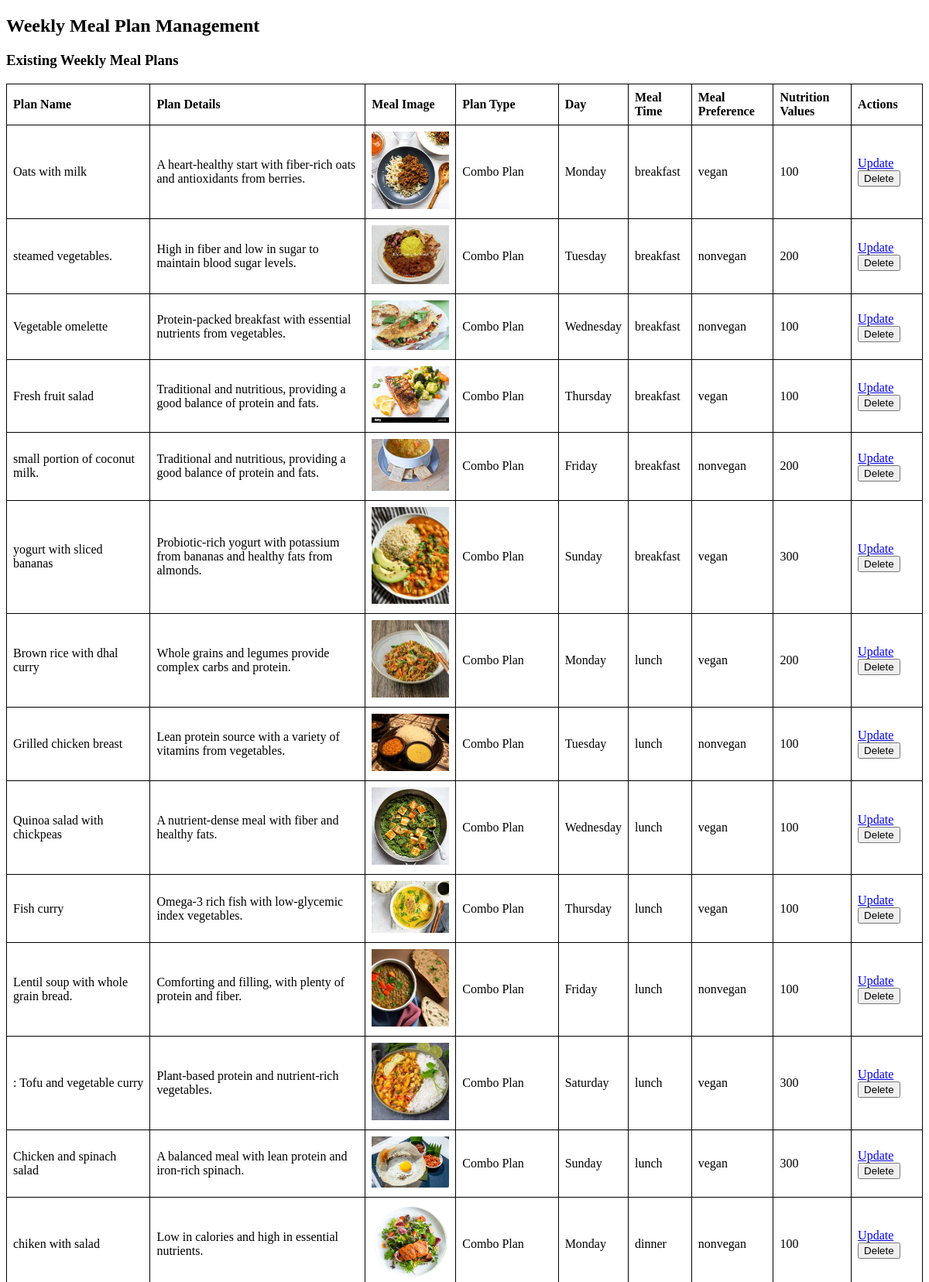
The app's page /adminCounviewmealweeklyplan1.php (upper part) with its own data.
### tables this page shows
CREATE TABLE `weekly_meal_plan` (
  `w_plan_id` int(11) NOT NULL,
  `plan_name` varchar(100) DEFAULT NULL,
  `plan_details` text DEFAULT NULL,
  `meal_image` varchar(100) DEFAULT NULL,
  `plan_type` varchar(100) DEFAULT NULL,
  `day` enum('Monday','Tuesday','Wednesday','Thursday','Friday','Saturday','Sunday') DEFAULT NULL,
  `meal_time` enum('breakfast','lunch','dinner') DEFAULT NULL,
  `meal_preference` enum('vegan','nonvegan') DEFAULT NULL,
  `nutrition_values` longtext DEFAULT NULL CHECK (json_valid(`nutrition_values`))
);

### adminCounviewmealweeklyplan1.php (the view, shortened to what this page needs)
<?php
include "connect.php";
$result = $conn->query("SELECT * FROM weekly_meal_plan");
?>
<!DOCTYPE html>
<html lang="en">
<head>
</head>
<body>
<h2>Weekly Meal Plan Management</h2>
<h3>Existing Weekly Meal Plans</h3>
<table>
    <tr>
        <th>Plan Name</th>
        <th>Plan Details</th>
        <th>Meal Image</th>
        <th>Plan Type</th>
        <th>Day</th>
        <th>Meal Time</th>
        <th>Meal Preference</th>
        <th>Nutrition Values</th>
        <th>Actions</th>
    </tr>
    <?php while ($row = $result->fetch_assoc()): ?>
    <tr>
        <td><?php echo htmlspecialchars($row['plan_name']); ?></td>
        <td><?php echo htmlspecialchars($row['plan_details']); ?></td>
        <td><img src="<?php echo htmlspecialchars($row['meal_image']); ?>" width="100" /></td>
        <td><?php echo htmlspecialchars($row['plan_type']); ?></td>
        <td><?php echo htmlspecialchars($row['day']); ?></td>
        <td><?php echo htmlspecialchars($row['meal_time']); ?></td>
        <td><?php echo htmlspecialchars($row['meal_preference']); ?></td>
        <td><?php echo htmlspecialchars($row['nutrition_values']); ?></td>
        <td>
            <a href="?update_id=<?php echo $row['w_plan_id']; ?>">Update</a>
            <form action="" method="post" style="display:inline;">
                <input type="submit" name="delete" value="Delete">
            </form>
        </td>
    </tr>
    <?php endwhile; ?>
</table>
</body>
</html>

### records on screen
weekly_meal_plan: plan_name "Oats with milk", plan_details "A heart-healthy start with fiber-rich oats and antioxidants from berries.", meal_image (picture), plan_type "Combo Plan", day "Monday", meal_time "breakfast", meal_preference "vegan", nutrition_values "100"
weekly_meal_plan: plan_name "steamed vegetables.", plan_details "High in fiber and low in sugar to maintain blood sugar levels.", meal_image (picture), plan_type "Combo Plan", day "Tuesday", meal_time "breakfast", meal_preference "nonvegan", nutrition_values "200"
weekly_meal_plan: plan_name "Vegetable omelette", plan_details "Protein-packed breakfast with essential nutrients from vegetables.", meal_image (picture), plan_type "Combo Plan", day "Wednesday", meal_time "breakfast", meal_preference "nonvegan", nutrition_values "100"
weekly_meal_plan: plan_name "Fresh fruit salad", plan_details "Traditional and nutritious, providing a good balance of protein and fats.", meal_image (picture), plan_type "Combo Plan", day "Thursday", meal_time "breakfast", meal_preference "vegan", nutrition_values "100"
weekly_meal_plan: plan_name "small portion of coconut milk.", plan_details "Traditional and nutritious, providing a good balance of protein and fats.", meal_image (picture), plan_type "Combo Plan", day "Friday", meal_time "breakfast", meal_preference "nonvegan", nutrition_values "200"
weekly_meal_plan: plan_name "yogurt with sliced bananas", plan_details "Probiotic-rich yogurt with potassium from bananas and healthy fats from almonds.", meal_image (picture), plan_type "Combo Plan", day "Sunday", meal_time "breakfast", meal_preference "vegan", nutrition_values "300"
weekly_meal_plan: plan_name "Brown rice with dhal curry", plan_details "Whole grains and legumes provide complex carbs and protein.", meal_image (picture), plan_type "Combo Plan", day "Monday", meal_time "lunch", meal_preference "vegan", nutrition_values "200"
weekly_meal_plan: plan_name "Grilled chicken breast", plan_details "Lean protein source with a variety of vitamins from vegetables.", meal_image (picture), plan_type "Combo Plan", day "Tuesday", meal_time "lunch", meal_preference "nonvegan", nutrition_values "100"
weekly_meal_plan: plan_name "Quinoa salad with chickpeas", plan_details "A nutrient-dense meal with fiber and healthy fats.", meal_image (picture), plan_type "Combo Plan", day "Wednesday", meal_time "lunch", meal_preference "vegan", nutrition_values "100"
weekly_meal_plan: plan_name "Fish curry", plan_details "Omega-3 rich fish with low-glycemic index vegetables.", meal_image (picture), plan_type "Combo Plan", day "Thursday", meal_time "lunch", meal_preference "vegan", nutrition_values "100"
weekly_meal_plan: plan_name "Lentil soup with whole grain bread.", plan_details "Comforting and filling, with plenty of protein and fiber.", meal_image (picture), plan_type "Combo Plan", day "Friday", meal_time "lunch", meal_preference "nonvegan", nutrition_values "100"
weekly_meal_plan: plan_name ": Tofu and vegetable curry", plan_details "Plant-based protein and nutrient-rich vegetables.", meal_image (picture), plan_type "Combo Plan", day "Saturday", meal_time "lunch", meal_preference "vegan", nutrition_values "300"
weekly_meal_plan: plan_name "Chicken and spinach salad", plan_details "A balanced meal with lean protein and iron-rich spinach.", meal_image (picture), plan_type "Combo Plan", day "Sunday", meal_time "lunch", meal_preference "vegan", nutrition_values "300"
weekly_meal_plan: plan_name "chiken with salad", plan_details "Low in calories and high in essential nutrients.", meal_image (picture), plan_type "Combo Plan", day "Monday", meal_time "dinner", meal_preference "nonvegan", nutrition_values "100"
